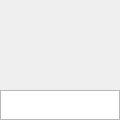
<?xml version="1.0" encoding="UTF-8"?>
<ui version="4.0">
 <class>Unit</class>
 <widget class="QWidget" name="Unit">
  <property name="geometry">
   <rect>
    <x>0</x>
    <y>0</y>
    <width>120</width>
    <height>120</height>
   </rect>
  </property>
  <property name="windowTitle">
   <string>Form</string>
  </property>
  <property name="styleSheet">
   <string notr="true"/>
  </property>
  <widget class="QLabel" name="ico">
   <property name="geometry">
    <rect>
     <x>0</x>
     <y>0</y>
     <width>120</width>
     <height>120</height>
    </rect>
   </property>
   <property name="text">
    <string/>
   </property>
  </widget>
  <widget class="QTextBrowser" name="text">
   <property name="geometry">
    <rect>
     <x>0</x>
     <y>90</y>
     <width>120</width>
     <height>30</height>
    </rect>
   </property>
   <property name="styleSheet">
    <string notr="true">background-color:rgb(0, 0, 0,90);
font:15pt &quot;Agency FB&quot;;
border-style:none;</string>
   </property>
   <property name="lineWrapMode">
    <enum>QTextEdit::WidgetWidth</enum>
   </property>
  </widget>
  <widget class="QTextEdit" name="input">
   <property name="geometry">
    <rect>
     <x>0</x>
     <y>90</y>
     <width>120</width>
     <height>30</height>
    </rect>
   </property>
  </widget>
 </widget>
 <resources/>
 <connections/>
</ui>
